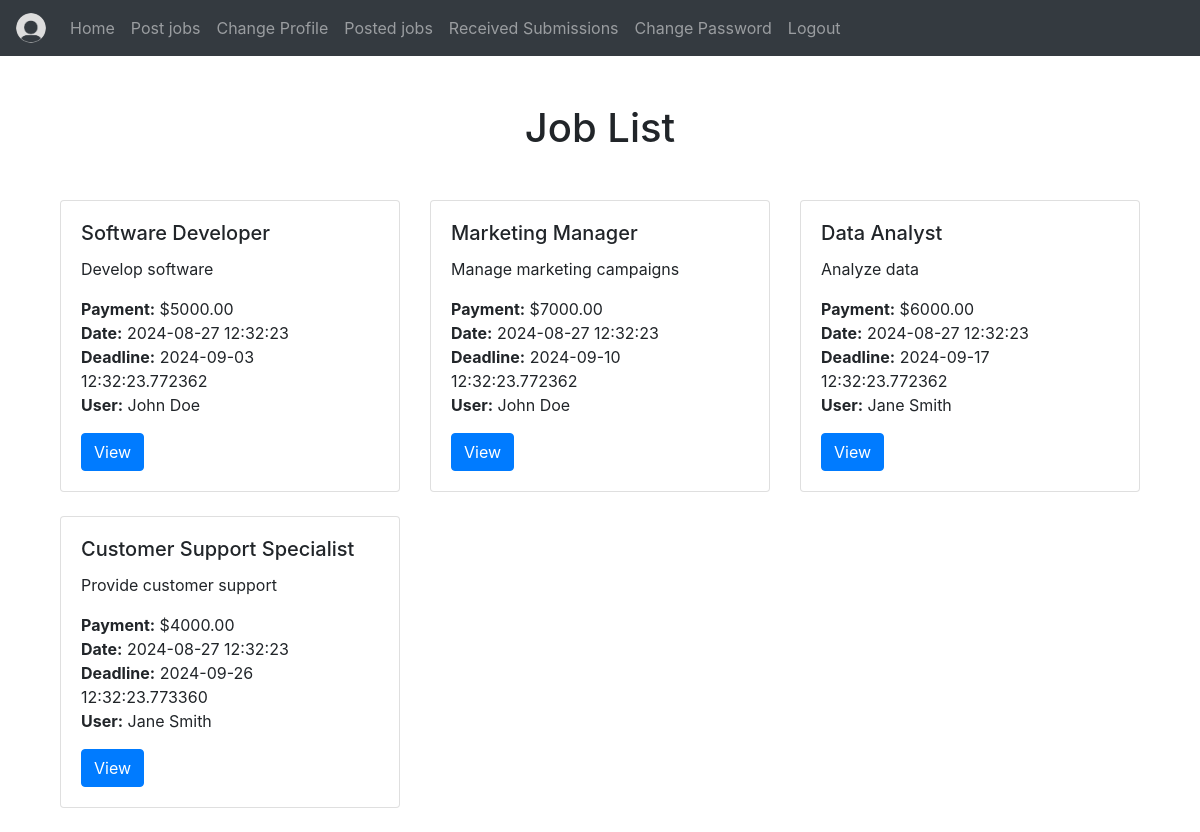
Screenshot of /browse-jobs (signed in) with the database file from the repository.
### website/models.py (models this page shows)
class Job(db.Model):
    id = db.Column(db.Integer, primary_key=True)
    job_name = db.Column(db.String(150) , nullable =False)
    job_payment = db.Column(db.Numeric(10, 2), nullable=False)
    job_description = db.Column(db.String(200) , nullable =False)
    job_details = db.Column(db.String(2000) )
    job_date = db.Column(db.DateTime(timezone=True), default=func.now() ,nullable =False)
    job_deadline = db.Column(db.DateTime(timezone=True), nullable =False )
    user_id = db.Column(db.Integer, db.ForeignKey('user.id') , nullable =False)
    applications = db.relationship('JobApplication' , backref = 'job')

class User(db.Model, UserMixin):
    id = db.Column(db.Integer, primary_key=True)
    email = db.Column(db.String(150), unique=True)
    password = db.Column(db.String(150), nullable=False)
    first_name = db.Column(db.String(50), nullable=False)
    last_name = db.Column(db.String(50), nullable=False)
    gender = db.Column(db.String(10), nullable=False)
    usertype = db.Column(db.String(10), nullable=False) # Freelancer , Business Owner , Both
    about = db.Column(db.String(400))
    jobs = db.relationship('Job' , backref='user')
    applications = db.relationship('JobApplication' , backref='user')
    image_name = db.Column(db.String(150))

### website/job_views.py (the view)
@job_views.route('/browse-jobs' , methods = ['GET' , 'POST'] )
@login_required
def browse_jobs():
    jobs = jobSystem.GetAllJobs()
    return render_template("Jobs/browse_jobs.html" ,user=current_user ,jobs = jobs )

### website/job_system.py (called while the page is built)
    def GetAllJobs(self) -> list[Job]:
        return  Job.query.filter(~Job.applications.any(JobApplication.job_status.in_(['Accepted', 'Submitted']))).all()

### website/templates/Jobs/browse_jobs.html (shortened to what this page needs)
{% extends "base.html" %} {% block title %} Browse jobs {% endblock %} {% block
    content %}
    <head>
    </head>
    <body>
      <div class="container">
        <h1 class="text-center my-5">Job List</h1>
        <div class="row">
          {% for job in jobs %}
          <div class="col-md-6 col-lg-4 mb-4">
            <div class="card">
              <div class="card-body">
                <h5 class="card-title">{{ job.job_name }}</h5>
                <p class="card-text">{{ job.job_description }}</p>
                <ul class="list-unstyled">
                  <li><strong>Payment:</strong>  {{ "$%.2f"|format(job.job_payment) }}</li>
                  <li><strong>Date:</strong> {{ job.job_date }}</li>
                  <li><strong>Deadline:</strong> {{ job.job_deadline }}</li>
                  <li><strong>User:</strong> {{ job.user.first_name }} {{ job.user.last_name }}</li>
                </ul>
                <div class="row">
                  <div class="col-md-6">
                    <form action="{{ url_for('job_views.expand_job', job_id=job.id) }}" method="POST">
                      <button type="submit" class="btn btn-primary">View</button>
                    </form>
                  </div>
                </div>
              </div>
            </div>
          </div>
          {% endfor %}
        </div>
      </div>
    </body>
{% endblock %}

### website/templates/base.html (shortened to what this page needs)
<!DOCTYPE html>
<html>
  <head>
    <link
      rel="stylesheet"
      href="https://stackpath.bootstrapcdn.com/bootstrap/4.4.1/css/bootstrap.min.css"
    />
    <link
      rel="stylesheet"
      href="https://stackpath.bootstrapcdn.com/font-awesome/4.7.0/css/font-awesome.min.css"
    />
  </head>
  <body>
    <nav class="navbar navbar-expand-lg navbar-dark bg-dark">
      <div class="collapse navbar-collapse" id="navbar">
        <div class="navbar-nav">
          {% if user.is_authenticated %}
          <a class="navbar-brand" href="{{ url_for('profile_views.view_profile', id=user.id) }}">
            <img src="{{ url_for('profile_views.get_image', user_id=user.id) }}" width="30" height="30" class="d-inline-block align-top rounded-circle" alt="">
          </a>
          <a class="nav-item nav-link" id="home" href="/">Home</a>
          {% if user.usertype != 'Freelancer' %}
          <a class="nav-item nav-link" id="post-jop" href= "{{ url_for('job_views.post_job') }}" >Post jobs</a>
          {% endif %}
          <a class="nav-item nav-link" id="changeprofile" href="/changeprofile">Change Profile</a>
          {% if user.usertype != 'Freelancer' %}
          <a class="nav-item nav-link" id="postedjobs" href="{{url_for('job_views.get_jobs_posted_by_user')}}">Posted jobs</a>
          <a class="nav-item nav-link" id="get_subs" href="{{url_for('job_views.recv_submissions')}}">Received Submissions</a>
          {% endif %}
          <a class="nav-item nav-link" id="changepassword" href="/changepassword">Change Password</a>
          <a class="nav-item nav-link" id="logout" href="/logout">Logout</a>
          {% else %}
          <a class="nav-item nav-link" id="login" href="/login">Login</a>
          <a class="nav-item nav-link" id="signUp" href="/sign-up">Sign Up</a>
          {% endif %}
        </div>
      </div>
    </nav>
    <div class="container">{% block content %} {% endblock %}</div>
  </body>
</html>

### rows the page displays
Job: job_name "Software Developer", job_description "Develop software", job_payment "$5000.00", job_date "2024-08-27 12:32:23", job_deadline "2024-09-03 12:32:23.772362", user.first_name "John", user.last_name "Doe"
Job: job_name "Marketing Manager", job_description "Manage marketing campaigns", job_payment "$7000.00", job_date "2024-08-27 12:32:23", job_deadline "2024-09-10 12:32:23.772362", user.first_name "John", user.last_name "Doe"
Job: job_name "Data Analyst", job_description "Analyze data", job_payment "$6000.00", job_date "2024-08-27 12:32:23", job_deadline "2024-09-17 12:32:23.772362", user.first_name "Jane", user.last_name "Smith"
Job: job_name "Customer Support Specialist", job_description "Provide customer support", job_payment "$4000.00", job_date "2024-08-27 12:32:23", job_deadline "2024-09-26 12:32:23.773360", user.first_name "Jane", user.last_name "Smith"
